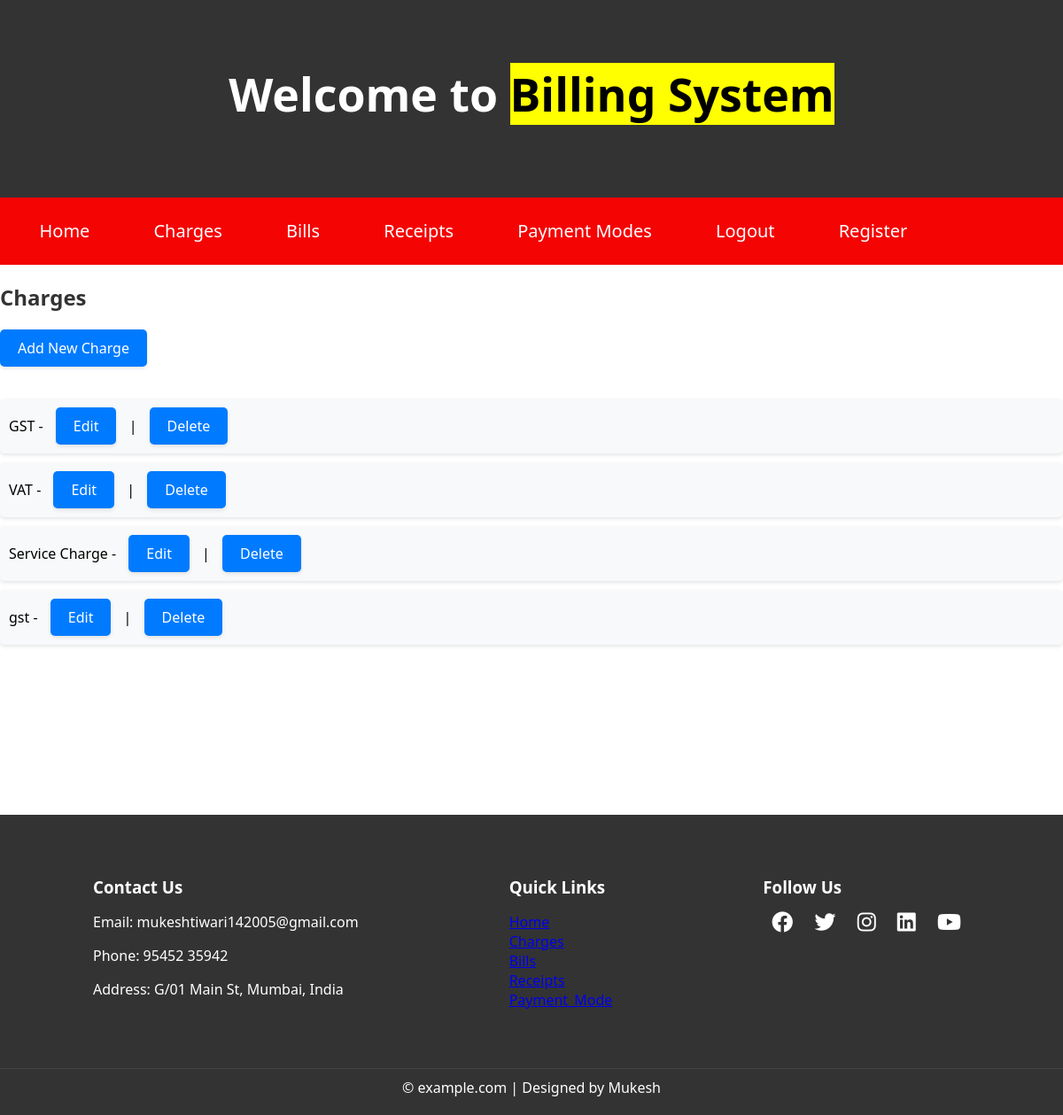
Before: /charges/ (signed in) with the older database file.
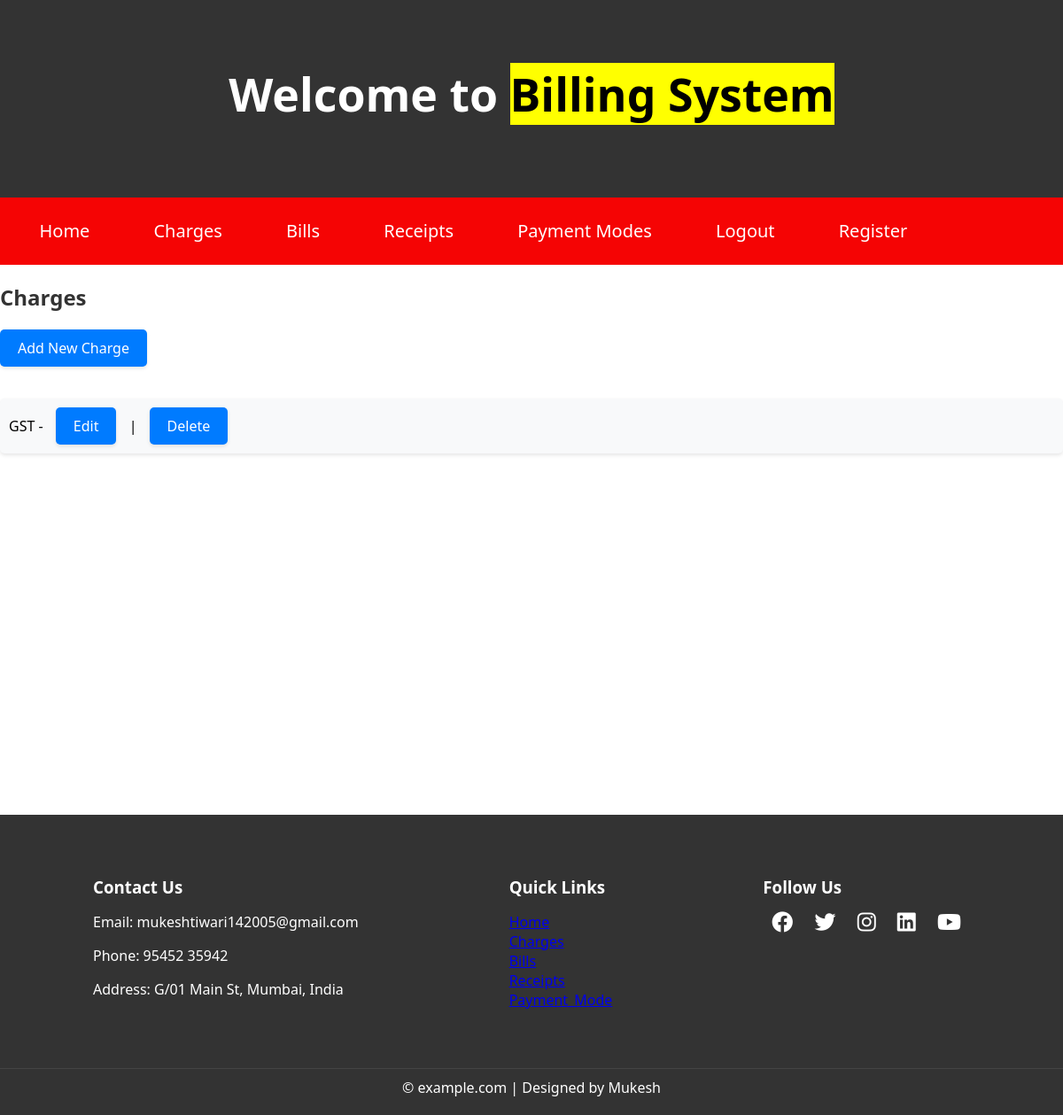
After: the same page with the newer database file.
### bills/models.py (models this page shows, shortened)
class Charges(models.Model):
    CHARGE_TYPE_CHOICES = (
        ('fixed', 'Fixed Rate'),
        ('percentage', 'Percentage'),
    )
    charge_title = models.CharField(max_length=255)
    charge_percentage = models.DecimalField(max_digits=100000, decimal_places=2, default=1)
    charge_fixed_rate = models.DecimalField(max_digits=100000, decimal_places=2, default=1)
    charge_type = models.CharField(max_length=10, choices=CHARGE_TYPE_CHOICES, default='fixed')

### bills/views.py (the view)
# urls.py: path('charges/', views.charge_list, name='charge_list'),
@login_required
def charge_list(request):
    charges = Charges.objects.all()
    return render(request, 'charges/charge_list.html', {'charges': charges})

### templates/charges/charge_list.html
{% extends 'base.html' %}
{% block content %}
<div class="charge-page">
  <h2>Charges</h2>
  <a href="{% url 'charge_create' %}">Add New Charge</a>
  <ul>
    {% for charge in charges %}
      <li>
        {{ charge.charge_title }} -
        <a href="{% url 'charge_update' charge.pk %}">Edit</a> |
        <a href="{% url 'charge_delete' charge.pk %}">Delete</a>
      </li>
    {% endfor %}
  </ul>
</div>
{% endblock %}

Changed rows visible on the page:
removed Charges: charge_title "VAT"
removed Charges: charge_title "Service Charge"
removed Charges: charge_title "gst"
